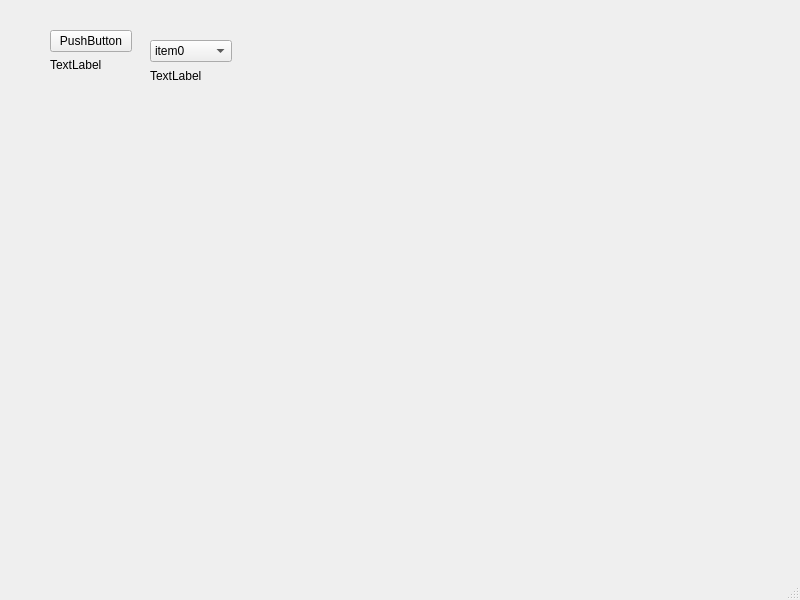
<?xml version="1.0" encoding="UTF-8"?>
<ui version="4.0">
 <class>MainWindow</class>
 <widget class="QMainWindow" name="MainWindow">
  <property name="geometry">
   <rect>
    <x>0</x>
    <y>0</y>
    <width>800</width>
    <height>600</height>
   </rect>
  </property>
  <property name="windowTitle">
   <string>MainWindow</string>
  </property>
  <widget class="QWidget" name="centralwidget">
   <widget class="QWidget" name="">
    <property name="geometry">
     <rect>
      <x>50</x>
      <y>30</y>
      <width>82</width>
      <height>42</height>
     </rect>
    </property>
    <layout class="QVBoxLayout" name="verticalLayout">
     <item>
      <widget class="QPushButton" name="pushButton">
       <property name="text">
        <string>PushButton</string>
       </property>
      </widget>
     </item>
     <item>
      <widget class="QLabel" name="label">
       <property name="text">
        <string>TextLabel</string>
       </property>
      </widget>
     </item>
    </layout>
   </widget>
   <widget class="QWidget" name="">
    <property name="geometry">
     <rect>
      <x>150</x>
      <y>40</y>
      <width>82</width>
      <height>43</height>
     </rect>
    </property>
    <layout class="QVBoxLayout" name="verticalLayout_2">
     <item>
      <widget class="QComboBox" name="comboBox">
       <item>
        <property name="text">
         <string>item0</string>
        </property>
       </item>
       <item>
        <property name="text">
         <string>item1</string>
        </property>
       </item>
      </widget>
     </item>
     <item>
      <widget class="QLabel" name="label_2">
       <property name="text">
        <string>TextLabel</string>
       </property>
      </widget>
     </item>
    </layout>
   </widget>
  </widget>
  <widget class="QMenuBar" name="menubar">
   <property name="geometry">
    <rect>
     <x>0</x>
     <y>0</y>
     <width>800</width>
     <height>20</height>
    </rect>
   </property>
  </widget>
  <widget class="QStatusBar" name="statusbar"/>
 </widget>
 <resources/>
 <connections/>
</ui>
